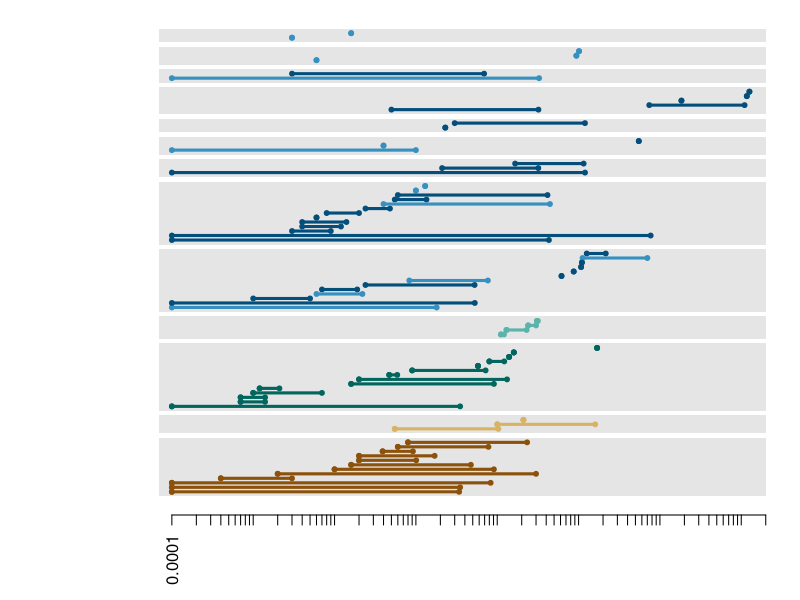

Source code (R):
library(tidyverse)
pools_rates = read.csv("mc_pools_fluxes.csv")
inverts = pools_rates %>% 
  filter(majorGroup == "invertebrate") %>%
  filter(!tissue=="reproductive", 
         !tissue=="gland",
         !tissue=="hepatopancreas",
         !tissue=="intestine")
abiotic = pools_rates %>% 
  filter(tissue=='abiotic') %>%
  filter(!(is.na(position)))
verts = pools_rates %>% filter(majorGroup=="vertebrate")
  
# setting up the plot ============================
windows(height = 9, width = 6.5)
par(omi = c(0.1,0.1,0.1,0.1), mai = c(0.75,1.25,0,0))

#Vertebrates
plot(verts$position ~ log10(verts$begin), 
     yaxt = 'n', xaxt = 'n', xlab = "", ylab = "",
     xlim = c(log10(0.00007),log10(2000)), ylim = c(0,104),
     pch = 15, cex = 0.65, col = verts$tissueColor, bty = 'n')

polygon(c(log10(0.00007),log10(2000), log10(2000), log10(0.00007)),
        c(0,0,13,13), col = "gray90", border = NA)
polygon(c(log10(0.00007),log10(2000), log10(2000), log10(0.00007)),
        c(14,14,18,18), col = "gray90", border = NA)
polygon(c(log10(0.00007),log10(2000), log10(2000), log10(0.00007)),
        c(19,19,34,34), col = "gray90", border = NA)
polygon(c(log10(0.00007),log10(2000), log10(2000), log10(0.00007)),
        c(35,35,40,40), col = "gray90", border = NA)
polygon(c(log10(0.00007),log10(2000), log10(2000), log10(0.00007)),
        c(41,41,55,55), col = "gray90", border = NA)
polygon(c(log10(0.00007),log10(2000), log10(2000), log10(0.00007)),
        c(56,56,70,70), col = "gray90", border = NA)
polygon(c(log10(0.00007),log10(2000), log10(2000), log10(0.00007)),
        c(71,71,75,75), col = "gray90", border = NA)
polygon(c(log10(0.00007),log10(2000), log10(2000), log10(0.00007)),
        c(76,76,80,80), col = "gray90", border = NA)
polygon(c(log10(0.00007),log10(2000), log10(2000), log10(0.00007)),
        c(81,81,84,84), col = "gray90", border = NA)
polygon(c(log10(0.00007),log10(2000), log10(2000), log10(0.00007)),
        c(85,85,91,91), col = "gray90", border = NA)
polygon(c(log10(0.00007),log10(2000), log10(2000), log10(0.00007)),
        c(92,92,95,95), col = "gray90", border = NA)
polygon(c(log10(0.00007),log10(2000), log10(2000), log10(0.00007)),
        c(96,96,100,100), col = "gray90", border = NA)
polygon(c(log10(0.00007),log10(2000), log10(2000), log10(0.00007)),
        c(101,101,104,104), col = "gray90", border = NA)

points(verts$position ~ log10(verts$begin), 
       pch = 19, cex = 0.65, col = verts$tissueColor)
points(verts$position ~ log10(verts$end), 
       pch = 19, cex = 0.65, col = verts$tissueColor)
arrows(y0 = verts$position, x0 = log10(verts$begin), 
       y1 = verts$position, x1 = log10(verts$end),
       angle = 0, length = 0, lwd = 3,
       col = verts$tissueColor)

# All Invertebrates ============================
points(inverts$position ~ log10(inverts$begin), 
       pch = 19, cex = 0.65, col = inverts$tissueColor)
points(inverts$position ~ log10(inverts$end), 
       pch = 19, cex = 0.65, col = inverts$tissueColor)
arrows(y0 = inverts$position, x0 = log10(inverts$begin), 
       y1 = inverts$position, x1 = log10(inverts$end),
       angle = 0, length = 0, lwd = 3,
       col = inverts$tissueColor)

# Abiotic========================================
points(abiotic$position ~ log10(abiotic$begin), 
     yaxt = 'n', xaxt = 'n', xlab = "", ylab = "",
     pch = 19, cex = 0.65, col = abiotic$tissueColor)
points(abiotic$position ~ log10(abiotic$begin), 
       pch = 19, cex = 0.65, col = abiotic$tissueColor)
points(abiotic$position ~ log10(abiotic$end), 
       pch = 19, cex = 0.65, col = abiotic$tissueColor)
arrows(y0 = abiotic$position, x0 = log10(abiotic$begin), 
       y1 = abiotic$position, x1 = log10(abiotic$end),
       angle = 0, length = 0, lwd = 3,
       col = abiotic$tissueColor)
axis(side = 1, 
     at = c(log10(0.0001), log10(0.0002), log10(0.0003), log10(0.0004), 
            log10(0.0005), log10(0.0006), log10(0.0007), log10(0.0008), 
            log10(0.0009), log10(0.001), log10(0.002), log10(0.003), 
            log10(0.004), log10(0.005), log10(0.006), log10(0.007), 
            log10(0.008), log10(0.009), log10(0.01), log10(0.02), 
            log10(0.03), log10(0.04), log10(0.05), log10(0.06), log10(0.07),
            log10(0.08), log10(0.09), log10(0.1), log10(0.2), log10(0.3),
            log10(0.4), log10(0.5), log10(0.6), log10(0.7), log10(0.8),
            log10(0.9), log10(1), log10(2), log10(3), log10(4), log10(5),
            log10(6), log10(7), log10(8), log10(9), log10(10), log10(20),
            log10(30), log10(40), log10(50), log10(60), log10(70), 
            log10(80), log10(90), log10(100), log10(200), log10(300), 
            log10(400), log10(500), log10(600), log10(700), log10(800),
            log10(900), log10(1000), log10(2000)),
     labels = c("0.0001","","","","","","","","",
                "0.001","","","","","","","","",
                "0.01","","","","","","","","",
                "0.1","","","","","","","","",
                "1","","","","","","","","",
                "10","","","","","","","","",
                "100","","","","","","","","",
                "1000",""), las = 2)

